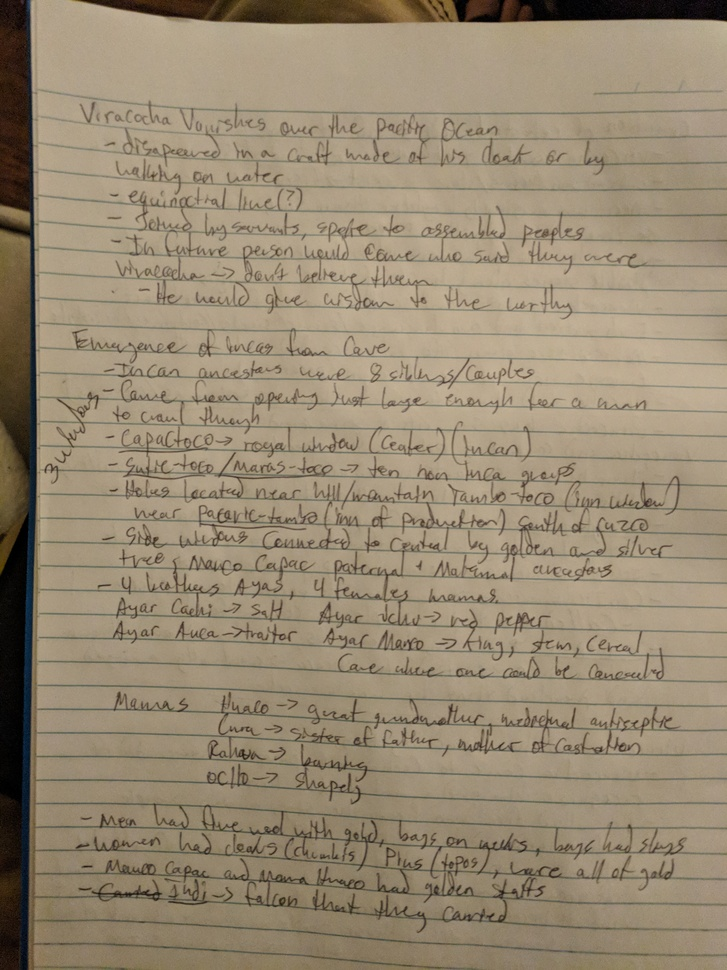
#> input picture Scanifier/data/handwriting.jpg, 727 x 970 px, shrunk from 3036 x 4048 before the run
$ python herp.py
#> lines starting #> are read from the running program, lines starting #| are printed output that depends on the picture; after the words box and inside, x2 and y2 are one past the last pixel; in counts of white or black regions, pixels touching at a corner belong together
from PIL import Image
import numpy as np

def binarize_array(numpy_array, threshold=120):
    """Binarize a numpy array."""
    for i in range(len(numpy_array)):
        for j in range(len(numpy_array[0])):
            if numpy_array[i][j] > threshold:
                numpy_array[i][j] = 255
            else:
                numpy_array[i][j] = 0
    return numpy_array

def crop_image(image):
    image = image.convert('L')
    image_array=np.array(image)
    bw_array=binarize_array(image_array)
    bw_image=Image.fromarray(bw_array)
    bw_image.show()

    height,width= image_array.shape
    middle_x=width/2
    middle_y=height/2
    # image.show()

written_image = Image.open("../data/handwriting.jpg")
#> written_image is the input picture: PIL image 727x970 RGB; mean R, G, B 152, 137.7, 114.8
crop_image(written_image)
#> in crop_image, `image = image.convert('L')`:
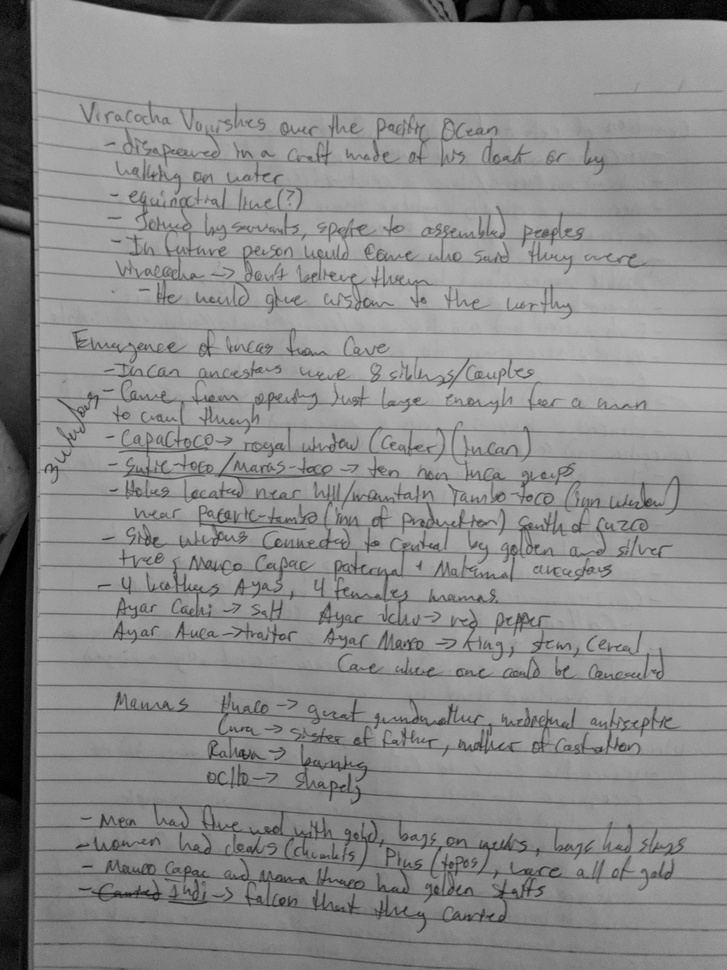
#> image: PIL image 727x970 L; min 0, max 186, mean 139.4
#> after the loop in binarize_array, `for i in range(len(numpy_array)):`:
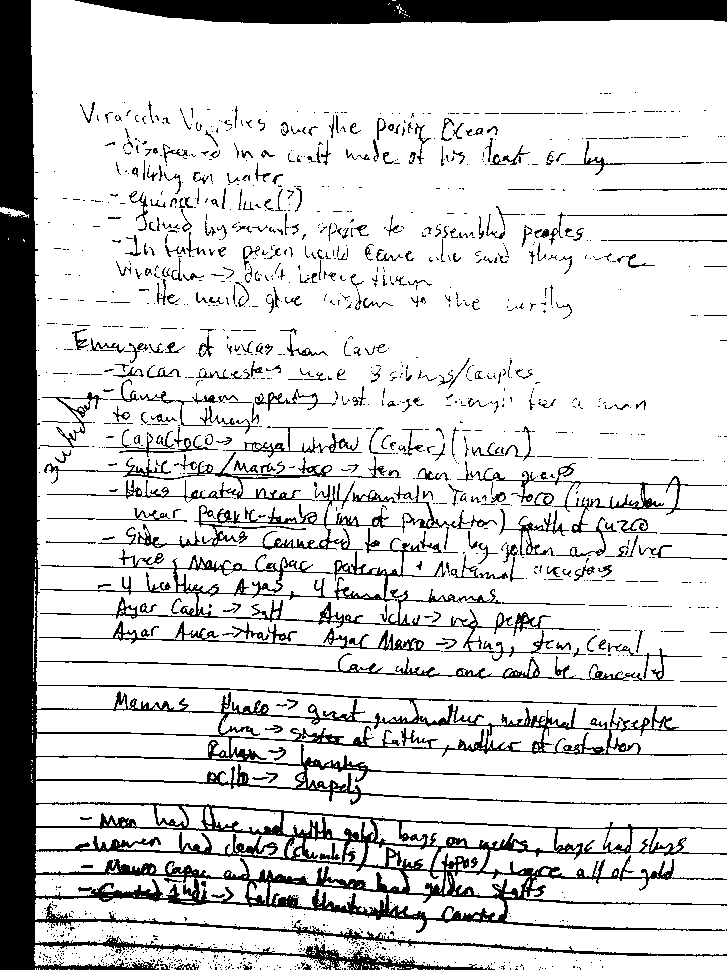
#> numpy_array: shape (970, 727); 83.1% white; 1419 black regions (1079 under 20 px), largest, box (x1, y1, x2, y2) and area: (0, 0, 727, 970) 67834, (75, 0, 727, 24) 13039, (40, 528, 595, 661) 5986
